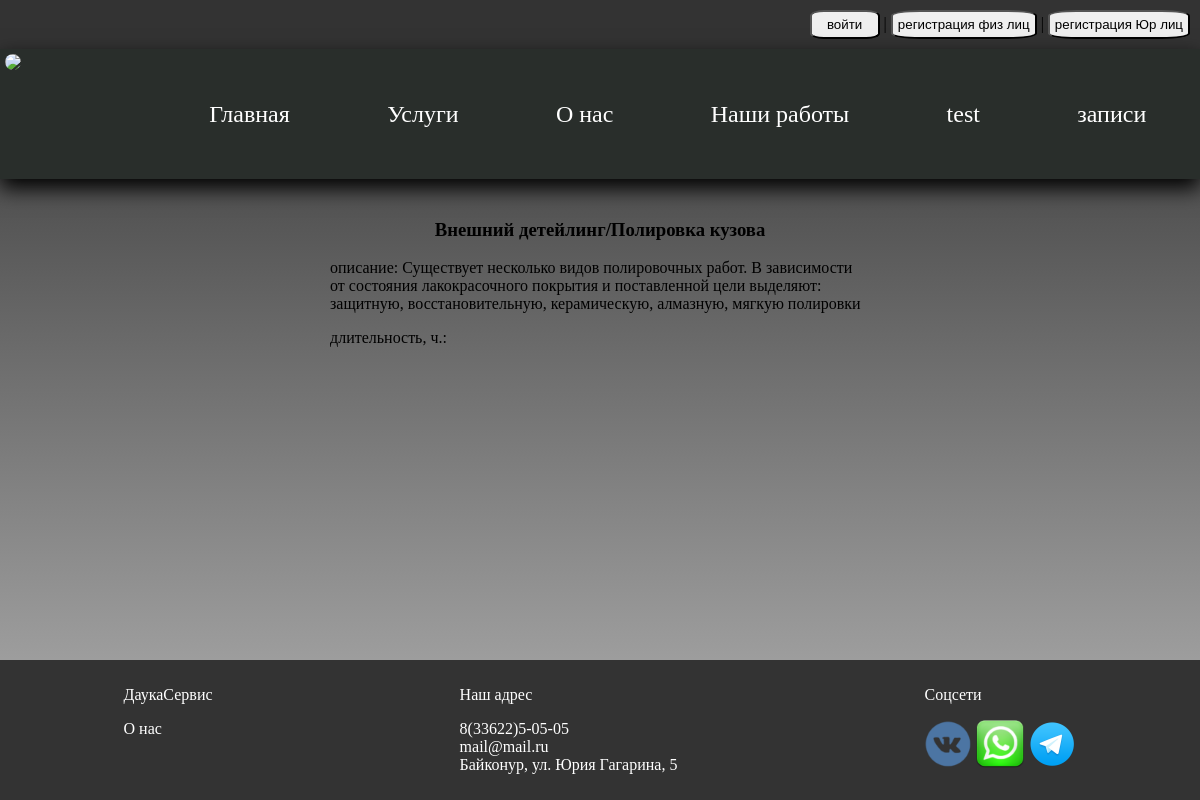
The page /service/3 on the database as committed earlier.
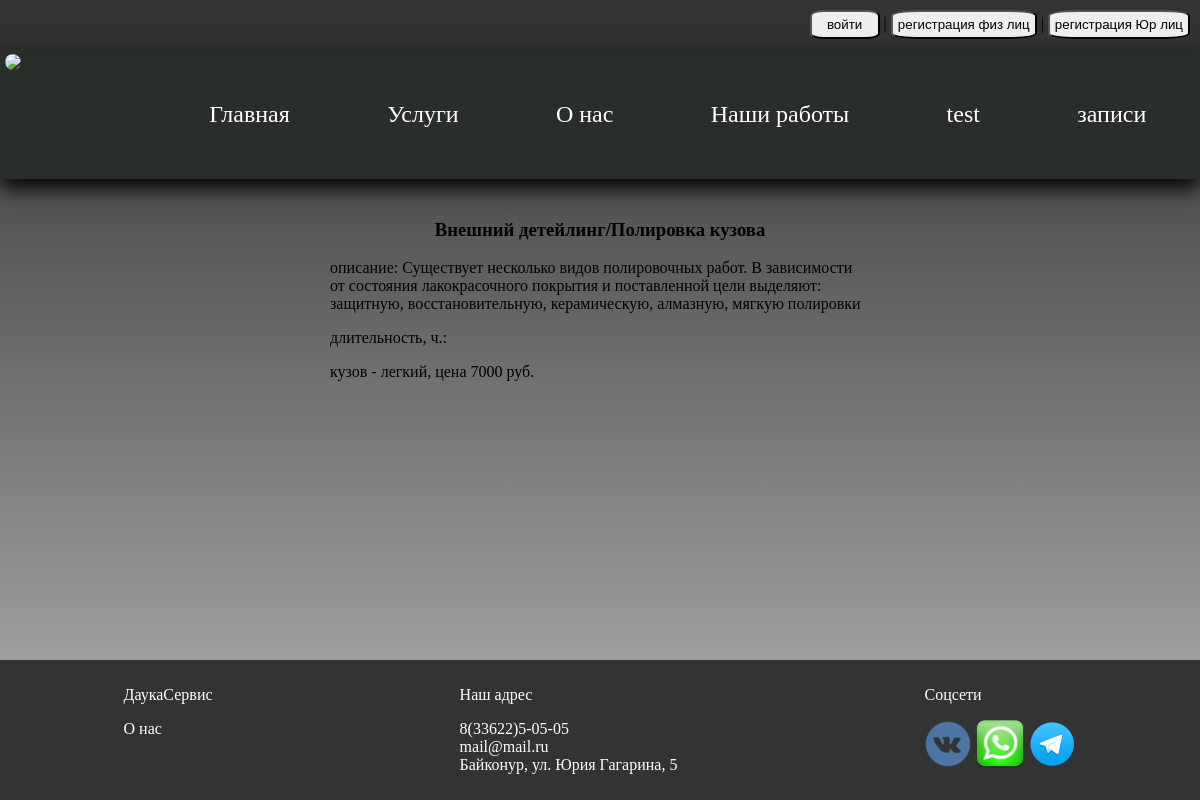
The same page on the database as committed later.
### autoService/models.py (models this page shows, shortened)
class PriceService(models.Model):
    CHOICES = [
        ("light", "легкий"),
        ("medium", "средний"),
        ("heavy", "тяжелый"),
    ]
    auto_body = models.CharField(max_length=10, choices=CHOICES, default='light')
    price = models.PositiveIntegerField('стоимость услуги', default=0)
    service = models.ForeignKey(Service, verbose_name='услуга', on_delete=models.CASCADE, related_name='service_prices')
    class Meta:
        verbose_name = 'Цена услуги'
        verbose_name_plural = 'Цена услуг'

### autoService/views.py (the view)
# urls.py: path('service/<int:pk>', service_detail, name='service_detail'),
def service_detail(request, pk: int):
    object = Service.objects.filter(id=pk).first()
    context = {
        'object': object,
    }
    return render(request, 'service_detail.html', context)

### autoService/models.py (called while the page is built)
    def __str__(self):
        return self.title

### userManager/views.py (called while the page is built)
def auth_form_processor(request):
    creating_form = UserForm()
    auth_form = AuthenticationForm()
    creating_form_legal = LegalEntity()
    return {
        'creating_form': creating_form,
        'auth_form': auth_form,
        'creating_form_legal': creating_form_legal,
    }

### templates/service_detail.html (shortened to what this page needs)
{% extends 'base.html' %}
{% block content %}
<div style="width:50%;margin:auto;">
    <h3>{{object.group}}/{{object.title}}</h3>
    <p><span>описание: </span>{{object.description}}</p>
    <p><span>длительность, ч.: </span>{{object.how_long}}</p>
    {% for srv_price in object.service_prices.all %}
    <label style="width:250px">кузов - {{srv_price.get_auto_body_display}}, <span>цена {{srv_price.price}} руб.</span></label>
    {% endfor %}
</div>
{% endblock %}

Rows that differ between the two databases and show on the page:
added PriceService: auto_body "легкий", price "7000"
